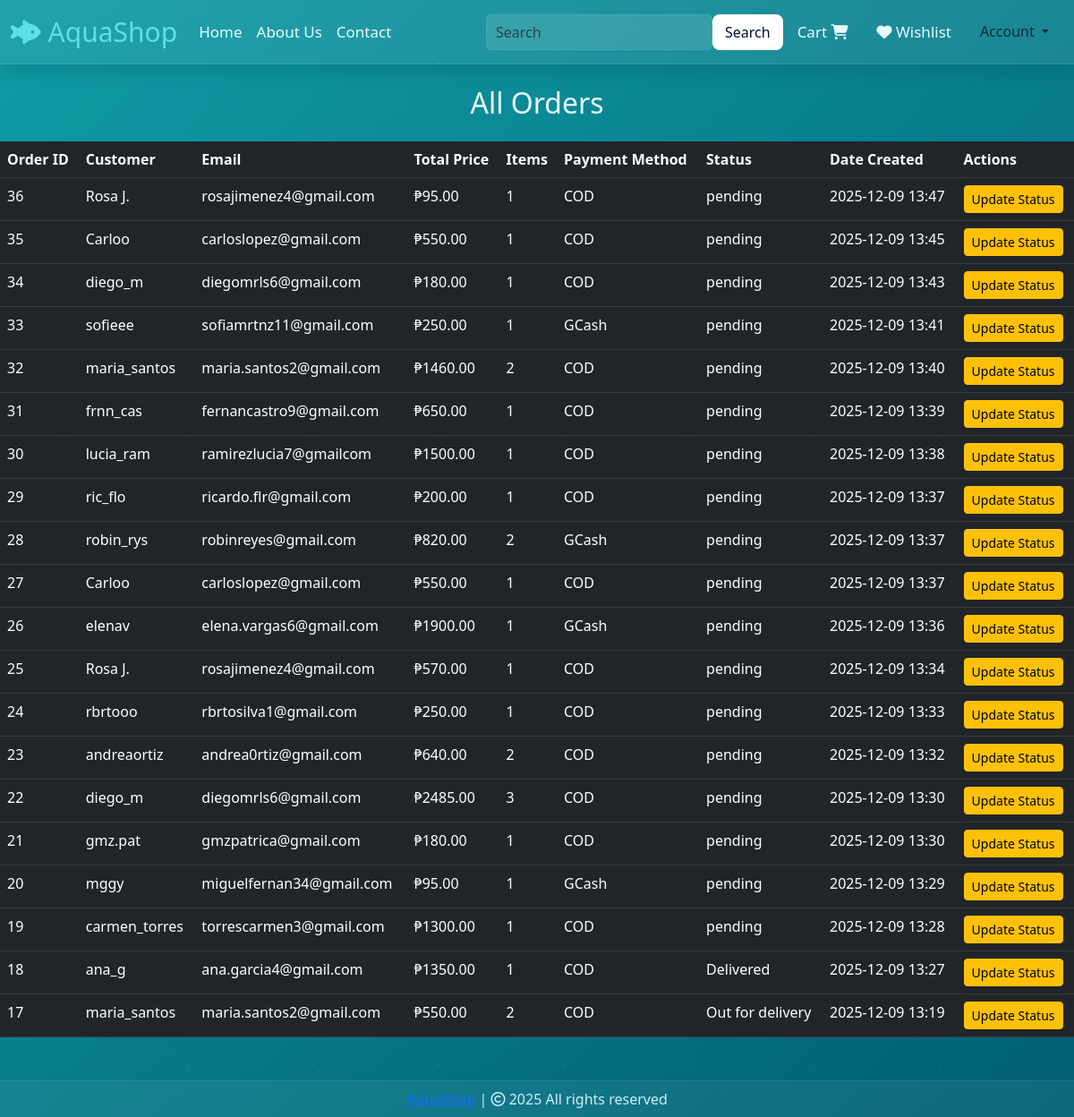
The app's page /admin/orders (signed in), older data.
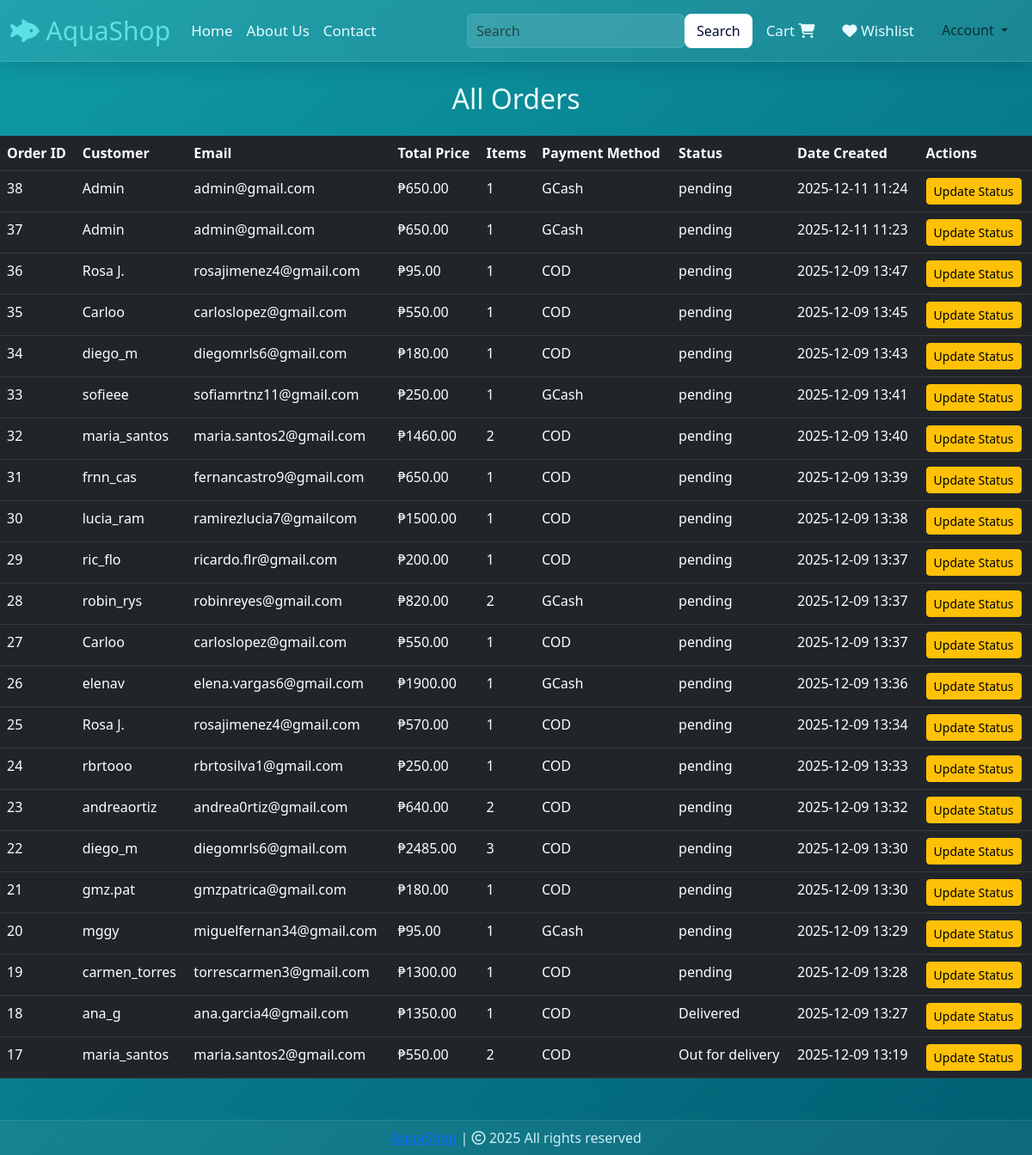
The same page, newer data.
### website/models.py (models this page shows, shortened)
class Order(db.Model):
    __tablename__ = 'orders'
    id = db.Column(db.Integer, primary_key=True)
    customer_id = db.Column(db.Integer, db.ForeignKey('customer.id'), nullable=False)
    total_price = db.Column(db.Float, nullable=False)
    payment_method = db.Column(db.String(50))
    status = db.Column(db.String(50), default="Pending")
    payment_reference = db.Column(db.String(200), nullable=True)
    date_created = db.Column(db.DateTime, default=datetime.utcnow)
    items = db.relationship("OrderItem", backref="order", lazy=True, cascade="all, delete-orphan")

class Customer(db.Model, UserMixin):
    id = db.Column(db.Integer, primary_key=True)
    email = db.Column(db.String(100), unique=True)
    username = db.Column(db.String(100))
    password_hash = db.Column(db.String(150))
    date_joined = db.Column(db.DateTime(), default=datetime.utcnow)
    cart_items = db.relationship('Cart', backref='customer', lazy=True)
    orders = db.relationship('Order', backref='customer', lazy=True)
    @property
    def password(self):
        raise AttributeError('Password is not readable.')

### website/views.py (the view)
@views.route("/admin/orders")
@login_required
def admin_orders():
    orders = Order.query.order_by(Order.date_created.desc()).all()
    return render_template("view_orders.html", orders=orders)

### website/__init__.py (called while the page is built)
def create_app():
    app = Flask(__name__)
    app.config['SECRET_KEY'] = 'hbnwdvbn ajnbsjn ahe'
    app.config['SQLALCHEMY_DATABASE_URI'] = f'sqlite:///{DB_NAME}'
    db.init_app(app)
    @app.errorhandler(404)
    def page_not_found(error):
        return render_template('404.html')
    login_manager = LoginManager()
    login_manager.init_app(app)
    login_manager.login_view = 'auth.login'
    @login_manager.user_loader
    def load_user(id):
        return Customer.query.get(int(id))
    from .views import views
    from .auth import auth
    from .admin import admin
    from .models import Customer, Cart, Product, Order
    app.register_blueprint(views, url_prefix='/') # localhost:5000/about-us
    app.register_blueprint(auth, url_prefix='/') # localhost:5000/auth/change-password
    app.register_blueprint(admin, url_prefix='/')
    return app

### website/templates/view_orders.html (shortened to what this page needs)
{% extends 'base.html' %}
{% block body %}
<h2 class="text-center mt-4 mb-4">All Orders</h2>
<table class="table table-dark table-hover">
<thead>
    <tr>
        <th>Order ID</th>
        <th>Customer</th>
        <th>Email</th>
        <th>Total Price</th>
        <th>Items</th>
        <th>Payment Method</th>
        <th>Status</th>
        <th>Date Created</th>
        <th>Actions</th>
    </tr>
</thead>
<tbody>
    {% for order in orders %}
    <tr>
        <td>{{ order.id }}</td>
        <td>{{ order.customer.username }}</td>
        <td>{{ order.customer.email }}</td>
        <td>₱{{ "%.2f"|format(order.total_price) }}</td>
        <td>{{ order.items|length }}</td>
        <td>{{ order.payment_method }}</td>
        <td>{{ order.status }}</td>
        <td>{{ order.date_created.strftime('%Y-%m-%d %H:%M') }}</td>
        <td>
            <a href="{{ url_for('admin.update_order', order_id=order.id) }}" class="btn btn-warning btn-sm">Update Status</a>
        </td>
    </tr>
    {% else %}
    <tr>
        <td colspan="9" class="text-center">No orders found.</td>
    </tr>
    {% endfor %}
</tbody>
</table>
{% endblock %}

Row changes from the older to the newer data that the page shows:
added Order: id "38", customer.username "Admin", customer.email "admin@gmail.com", total_price "650.00", items|length "1", payment_method "GCash", status "pending", date_created "2025-12-11 11:24"
added Order: id "37", customer.username "Admin", customer.email "admin@gmail.com", total_price "650.00", items|length "1", payment_method "GCash", status "pending", date_created "2025-12-11 11:23"
